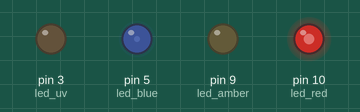
This sketch was run on a simulated Arduino Uno, built with avr-gcc and run on an emulated ATmega328P. Shown: output pins drawn as LEDs (lit = HIGH).

Above: at 0.05 s.
At 0.4 s:
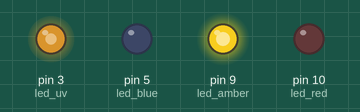
Timing chart, 0 to 3.0 s (numbered marks = the images above):
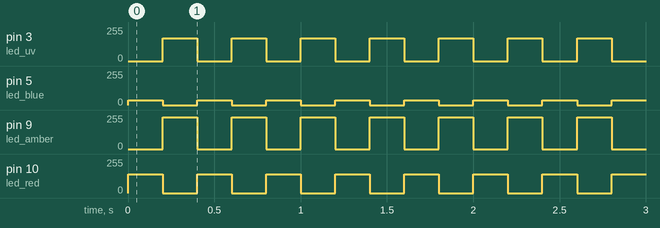

Measured:
- by itself, pin 3 (led_uv): alternates 169/255 for 0.20 s and 0/255 for 0.20 s
- by itself, pin 5 (led_blue): alternates 35/255 for 0.20 s and 0/255 for 0.20 s
- by itself, pin 9 (led_amber): alternates 240/255 for 0.20 s and 0/255 for 0.20 s
- by itself, pin 10 (led_red): alternates 141/255 for 0.20 s and 0/255 for 0.20 s

The sketch:

Fade_4led_0017.ino
```cpp
/*
  Experiment time!
  Vals: 35  169 141  240

*/

int led_blue =  5;
int led_uv =    3;    // the PWM pin the LED is attached to
int led_red =   10;
int led_amber = 9;

int light_source = 0;
// "0" = red/blue
// "1" = yellow/uv

void setup() {
  pinMode(led_blue, OUTPUT);
  pinMode(led_uv, OUTPUT);
  pinMode(led_red, OUTPUT);
  pinMode(led_amber, OUTPUT);

}

void loop() {

  if (light_source == 0) {
    analogWrite(led_blue,   35);
    analogWrite(led_uv,     0);
    analogWrite(led_red,    141);
    analogWrite(led_amber,  0);
    delay(200);
    analogWrite(led_blue,   0);
    analogWrite(led_uv,     169);
    analogWrite(led_red,    0);
    analogWrite(led_amber,  240);
    delay(200);
  }
}
```
